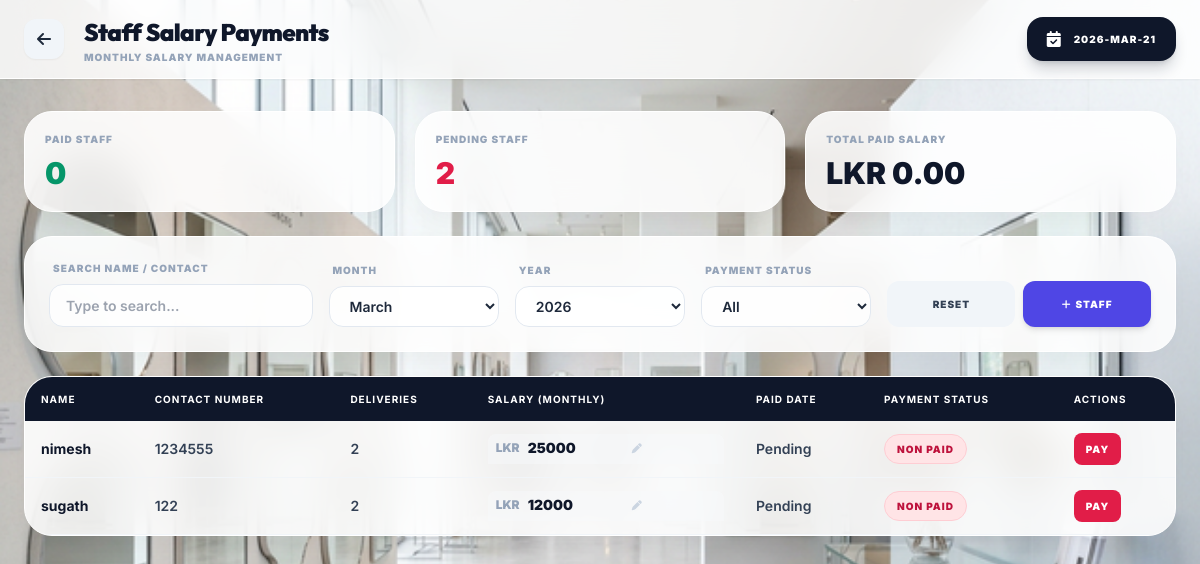
The page /admin/salary.php (signed in) on the database its author committed.
### tables this page shows
CREATE TABLE IF NOT EXISTS users (
    id INT AUTO_INCREMENT PRIMARY KEY,
    username VARCHAR(50) DEFAULT NULL UNIQUE,
    password VARCHAR(255) DEFAULT NULL,
    role ENUM('admin', 'employee') NOT NULL DEFAULT 'employee',
    full_name VARCHAR(100) NOT NULL,
    contact_number VARCHAR(15) NOT NULL,
    nic_number VARCHAR(20) DEFAULT NULL,
    address TEXT DEFAULT NULL,
    profile_pic VARCHAR(255) DEFAULT NULL,
    created_at TIMESTAMP DEFAULT CURRENT_TIMESTAMP
);

### admin/salary.php (the view, shortened to what this page needs)
<?php
require_once '../config.php';
$staff_search = trim($_GET['staff_search'] ?? '');
$salary_month = (int)($_GET['salary_month'] ?? date('n'));
$salary_year = (int)($_GET['salary_year'] ?? date('Y'));
$salary_status = $_GET['salary_status'] ?? 'all';
$staffWhere = ["u.role = 'employee'"];
$staffParams = [];
$staffWhereClause = implode(' AND ', $staffWhere);
$staffStmt = $pdo->prepare("SELECT
		u.id,
		u.full_name,
		u.contact_number,
		COALESCE(ss.monthly_salary, 0) AS monthly_salary,
		(
			SELECT COUNT(DISTINCT de.delivery_id)
			FROM delivery_employees de
			JOIN deliveries d ON d.id = de.delivery_id
			WHERE de.user_id = u.id AND MONTH(d.delivery_date) = ? AND YEAR(d.delivery_date) = ?
		) AS delivery_count
	FROM users u
	LEFT JOIN employee_salary_settings ss ON ss.user_id = u.id
	WHERE $staffWhereClause
	ORDER BY u.full_name ASC");
$staffStmt->execute(array_merge([$salary_month, $salary_year], $staffParams));
$staff_raw = $staffStmt->fetchAll(PDO::FETCH_ASSOC);
$paymentMap = [];
$staff_salary_rows = [];
$total_paid_salary = 0.0;
$paid_count = 0;
$pending_count = 0;
foreach ($staff_raw as $staff) {
	$staffId = (int)$staff['id'];
	$payment = $paymentMap[$staffId] ?? null;
	$status = $payment['status'] ?? 'nonpaid';
	$salary_amount = isset($payment['salary_amount']) ? (float)$payment['salary_amount'] : (float)$staff['monthly_salary'];
	if ($status === 'paid') {
		$total_paid_salary += $salary_amount;
		$paid_count++;
	} else {
		$pending_count++;
	}
	$staff_salary_rows[] = [
		'id' => $staffId,
		'full_name' => $staff['full_name'],
		'contact_number' => $staff['contact_number'],
		'delivery_count' => (int)$staff['delivery_count'],
		'monthly_salary' => (float)$staff['monthly_salary'],
		'payment_id' => $payment['id'] ?? null,
		'payment_date' => $payment['payment_date'] ?? null,
		'status' => $status,
		'salary_amount' => $salary_amount
	];
}
?>
<!DOCTYPE html>
<html lang="en">
<head>
	<script src="https://cdn.tailwindcss.com"></script>
	<link rel="stylesheet" href="https://cdnjs.cloudflare.com/ajax/libs/font-awesome/6.4.0/css/all.min.css">
</head>
<body class="pb-10">
	<header class="glass-header sticky top-0 z-40 py-4 mb-8 leading-none shadow-sm">
		<div class="max-w-[1600px] mx-auto px-6 flex items-center justify-between">
			<div class="flex items-center space-x-5">
				<a href="dashboard.php" class="w-10 h-10 flex items-center justify-center rounded-xl bg-slate-100 text-slate-800 hover:bg-slate-900 hover:text-white transition-all shadow-sm">
					<i class="fa-solid fa-arrow-left"></i>
				</a>
				<div>
					<h1 class="text-2xl font-black text-slate-900 font-['Outfit'] tracking-tight">Staff Salary Payments</h1>
					<p class="text-[10px] uppercase font-black text-slate-400 tracking-widest mt-1">Monthly Salary Management</p>
				</div>
			</div>
			<div class="bg-slate-900 text-white px-5 py-2.5 rounded-2xl text-[10px] font-black uppercase tracking-widest flex items-center space-x-3 shadow-lg shadow-slate-900/20">
				<i class="fa-solid fa-calendar-check text-base"></i>
				<span><?php echo date('Y-M-d'); ?></span>
			</div>
		</div>
	</header>
	<main class="max-w-[1200px] mx-auto px-6">
		<div class="grid grid-cols-1 md:grid-cols-3 gap-5 mb-6">
			<div class="glass-card p-5">
				<p class="text-[10px] uppercase font-black text-slate-400 tracking-widest mb-2">Paid Staff</p>
				<p class="text-3xl font-black text-emerald-600"><?php echo $paid_count; ?></p>
			</div>
			<div class="glass-card p-5">
				<p class="text-[10px] uppercase font-black text-slate-400 tracking-widest mb-2">Pending Staff</p>
				<p class="text-3xl font-black text-rose-600"><?php echo $pending_count; ?></p>
			</div>
			<div class="glass-card p-5">
				<p class="text-[10px] uppercase font-black text-slate-400 tracking-widest mb-2">Total Paid Salary</p>
				<p class="text-3xl font-black text-slate-900">LKR <?php echo number_format($total_paid_salary, 2); ?></p>
			</div>
		</div>
		<div class="glass-card p-6 mb-6">
			<form method="GET" class="grid grid-cols-1 md:grid-cols-12 gap-4 items-end" id="filterForm">
				<div class="md:col-span-3">
					<label class="text-[10px] uppercase font-black text-slate-400 mb-2 ml-1 block tracking-widest">Search Name / Contact</label>
					<input type="text" name="staff_search" id="searchInput" value="<?php echo htmlspecialchars($staff_search); ?>" placeholder="Type to search..." class="w-full input-glass" onkeyup="filterSalaryTable(this.value)">
				</div>
				<div class="md:col-span-2">
					<label class="text-[10px] uppercase font-black text-slate-400 mb-2 ml-1 block tracking-widest">Month</label>
					<select name="salary_month" class="w-full input-glass" onchange="document.getElementById('filterForm').submit()">
						<?php for($sm=1; $sm<=12; $sm++): ?>
							<option value="<?php echo $sm; ?>" <?php echo $salary_month === $sm ? 'selected' : ''; ?>>
								<?php echo date('F', mktime(0, 0, 0, $sm, 1)); ?>
							</option>
						<?php endfor; ?>
					</select>
				</div>
				<div class="md:col-span-2">
					<label class="text-[10px] uppercase font-black text-slate-400 mb-2 ml-1 block tracking-widest">Year</label>
					<select name="salary_year" class="w-full input-glass" onchange="document.getElementById('filterForm').submit()">
						<?php for($sy=date('Y'); $sy>=2024; $sy--): ?>
							<option value="<?php echo $sy; ?>" <?php echo $salary_year === $sy ? 'selected' : ''; ?>><?php echo $sy; ?></option>
						<?php endfor; ?>
					</select>
				</div>
				<div class="md:col-span-2">
					<label class="text-[10px] uppercase font-black text-slate-400 mb-2 ml-1 block tracking-widest">Payment Status</label>
					<select name="salary_status" class="w-full input-glass" onchange="document.getElementById('filterForm').submit()">
						<option value="all" <?php echo $salary_status === 'all' ? 'selected' : ''; ?>>All</option>
					</select>
				</div>
				<div class="md:col-span-3 flex gap-2">
					<a href="salary.php" class="flex-1 h-[46px] rounded-xl bg-slate-100 text-slate-700 text-[10px] font-black uppercase tracking-widest hover:bg-slate-200 flex items-center justify-center">Reset</a>
					<button type="button" onclick="openModal(document.getElementById('addStaffModal'))" class="flex-1 h-[46px] rounded-xl bg-indigo-600 text-white text-[10px] font-black uppercase tracking-widest hover:bg-indigo-700 flex items-center justify-center shadow-md">
                        <i class="fa-solid fa-plus mr-1"></i> Staff
                    </button>
				</div>
			</form>
		</div>
		<div class="glass-card p-0 overflow-hidden">
			<div class="overflow-x-auto">
				<table class="min-w-full text-sm">
					<thead class="bg-slate-900 text-white uppercase text-[10px] tracking-widest">
						<tr>
							<th class="text-left px-4 py-3">Name</th>
							<th class="text-left px-4 py-3">Contact Number</th>
							<th class="text-left px-4 py-3">Deliveries</th>
							<th class="text-left px-4 py-3">Salary (Monthly)</th>
							<th class="text-left px-4 py-3">Paid Date</th>
							<th class="text-left px-4 py-3">Payment Status</th>
							<th class="text-left px-4 py-3">Actions</th>
						</tr>
					</thead>
					<tbody>
						<?php foreach ($staff_salary_rows as $row): ?>
							<tr class="border-b border-slate-100 hover:bg-slate-50/60">
								<td class="px-4 py-3 font-bold text-slate-900"><?php echo htmlspecialchars($row['full_name']); ?></td>
								<td class="px-4 py-3 font-semibold text-slate-700"><?php echo htmlspecialchars($row['contact_number'] ?: '-'); ?></td>
								<td class="px-4 py-3 font-semibold text-slate-700"><?php echo (int)$row['delivery_count']; ?></td>
								<td class="px-4 py-3 font-black text-slate-900 group">
									<div class="flex items-center space-x-2 bg-slate-50/50 hover:bg-white border-b-2 border-transparent hover:border-slate-300 focus-within:border-indigo-500 rounded-t-lg px-2 transition-colors">
										<span class="text-xs text-slate-400">LKR</span>
										<input type="number"
											class="w-24 bg-transparent outline-none py-1 text-slate-900 font-black"
											value="<?php echo htmlspecialchars($row['salary_amount']); ?>"
											onchange="updateSalary(<?php echo (int)$row['id']; ?>, this.value, this)"
										>
										<i class="fa-solid fa-pen text-[10px] text-slate-300 group-focus-within:text-indigo-500 transition-colors"></i>
									</div>
								</td>
								<td class="px-4 py-3 font-semibold text-slate-700"><?php echo $row['payment_date'] ? htmlspecialchars($row['payment_date']) : 'Pending'; ?></td>
								<td class="px-4 py-3">
									<?php if ($row['status'] === 'paid'): ?>
										<span class="inline-flex items-center px-3 py-1 rounded-full text-[10px] font-black uppercase tracking-widest bg-emerald-100 text-emerald-700 border border-emerald-200">Paid</span>
									<?php else: ?>
										<span class="inline-flex items-center px-3 py-1 rounded-full text-[10px] font-black uppercase tracking-widest bg-rose-100 text-rose-700 border border-rose-200">Non Paid</span>
									<?php endif; ?>
								</td>
								<td class="px-4 py-3">
									<div class="flex flex-wrap gap-2">
										<?php if ($row['status'] !== 'paid'): ?>
											<button type="button"
												class="open-pay-modal px-3 py-1.5 rounded-lg bg-rose-600 text-white text-[10px] font-black uppercase tracking-widest hover:bg-rose-700"
												data-employee-id="<?php echo (int)$row['id']; ?>"
												data-employee-name="<?php echo htmlspecialchars($row['full_name']); ?>"
												data-salary-amount="<?php echo (float)$row['salary_amount']; ?>">
												Pay
											</button>
										<?php else: ?>
											<span class="px-3 py-1.5 rounded-lg bg-emerald-600 text-white text-[10px] font-black uppercase tracking-widest">Paid</span>
										<?php endif; ?>
									</div>
								</td>
							</tr>
						<?php endforeach; ?>
					</tbody>
				</table>
			</div>
		</div>
	</main>
</body>
</html>

### admin/salary.php (style rules this page uses)
body { font-family: 'Inter', sans-serif; background: #f8fafc url('../assests/glass_bg.png') no-repeat center center fixed; background-size: cover; min-height: 100vh; }
.glass-header { background: rgba(255, 255, 255, 0.8); backdrop-filter: blur(20px); border-bottom: 1px solid rgba(255, 255, 255, 1); }
.glass-card { background: rgba(255, 255, 255, 0.88); backdrop-filter: blur(20px); border: 1px solid white; border-radius: 28px; box-shadow: 0 10px 30px -5px rgba(0,0,0,0.04); }
.input-glass { background: rgba(255, 255, 255, 0.8); border: 1px solid #e2e8f0; padding: 10px 16px; border-radius: 14px; outline: none; transition: all 0.3s; font-size: 14px; font-weight: 600; color: #1e293b; }

### rows shown on the page
users: full_name "nimesh", contact_number "1234555", delivery_count "2", salary_amount "25000"
users: full_name "sugath", contact_number "122", delivery_count "2", salary_amount "12000"

### other values the page prints
$paid_count "0"
$pending_count "2"
$total_paid_salary "0.00"
form field salary_month "March"
form field salary_year "2026"
